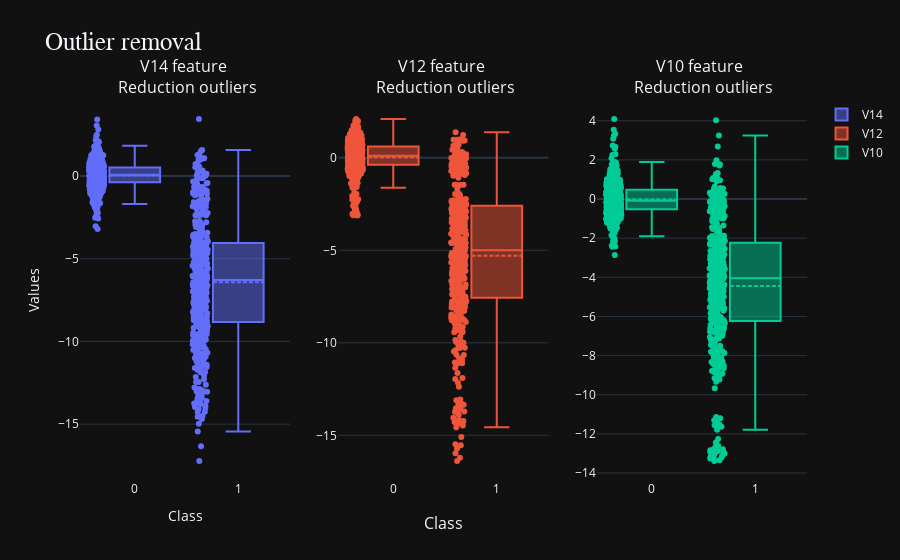

Write notebook code for a chart like this one.
### Code cell
# Making figure with three graphs in one line.
# https://plotly.github.io/
fig = subplots.make_subplots(1, 3, x_title='Class', column_titles=['V14 feature <br> Reduction outliers', 'V12 feature <br> Reduction outliers', 'V10 feature <br> Reduction outliers'])

# Adding graphs
fig.add_trace(dict(x=np.array(new_df["Class"]), 
                   y=np.array(new_df["V14"]),
                   boxmean=True,
                   boxpoints="all",
                   type='box',
                  name="V14"), 
              row=1, col=1)

fig.add_trace(dict(x=np.array(new_df["Class"]), 
                   y=np.array(new_df["V12"]),
                   type='box',
                   boxmean=True,
                   boxpoints="all",
                  name="V12"),
              row=1, col=2)

fig.add_trace(dict(x=np.array(new_df["Class"]), 
                   y=np.array(new_df["V10"]),
                    type='box',
                   boxmean=True,
                   boxpoints="all",
                  name="V10"),
              row=1, col=3)
fig.update_layout(
    template="plotly_dark",
    title= {'text': 'Outlier removal',
           'font': {'family': "Droid Serif",
                   'size': 25},
            'xanchor': 'left',
           'pad': {'t': 100,
                  'b': 50}
           },
    xaxis={'title': {'text': 'Class'},
          'position': 1,
          'visible': True},
    yaxis={'title': {'text': 'Values'}},
    )


fig.show()

### Figure 1 — Plotly figure (JSON) as saved in the notebook; plotly's stock layout.template omitted (floating-point values rounded to 4 significant figures; data arrays with more than 128 entries replaced by an {"elided": "..."} marker saying what was removed)
{"data": [{"boxmean": true, "boxpoints": "all", "name": "V14", "type": "box", "x": {"elided": "902 int values"}, "xaxis": "x", "y": {"elided": "902 float values"}, "yaxis": "y"}, {"boxmean": true, "boxpoints": "all", "name": "V12", "type": "box", "x": {"elided": "902 int values"}, "xaxis": "x2", "y": {"elided": "902 float values"}, "yaxis": "y2"}, {"boxmean": true, "boxpoints": "all", "name": "V10", "type": "box", "x": {"elided": "902 int values"}, "xaxis": "x3", "y": {"elided": "902 float values"}, "yaxis": "y3"}], "layout": {"annotations": [{"font": {"size": 16}, "showarrow": false, "text": "V14 feature <br> Reduction outliers", "x": 0.1444, "xanchor": "center", "xref": "paper", "y": 1, "yanchor": "bottom", "yref": "paper"}, {"font": {"size": 16}, "showarrow": false, "text": "V12 feature <br> Reduction outliers", "x": 0.5, "xanchor": "center", "xref": "paper", "y": 1, "yanchor": "bottom", "yref": "paper"}, {"font": {"size": 16}, "showarrow": false, "text": "V10 feature <br> Reduction outliers", "x": 0.8556, "xanchor": "center", "xref": "paper", "y": 1, "yanchor": "bottom", "yref": "paper"}, {"font": {"size": 16}, "showarrow": false, "text": "Class", "x": 0.5, "xanchor": "center", "xref": "paper", "y": 0, "yanchor": "top", "yref": "paper", "yshift": -30}], "autosize": true, "title": {"font": {"family": "Droid Serif", "size": 25}, "pad": {"b": 50, "t": 100}, "text": "Outlier removal", "xanchor": "left"}, "xaxis": {"anchor": "y", "autorange": true, "domain": [0, 0.2889], "position": 1, "range": [-0.5528, 1.5], "title": {"text": "Class"}, "type": "linear", "visible": true}, "xaxis2": {"anchor": "y2", "autorange": true, "domain": [0.3556, 0.6444], "range": [-0.5528, 1.5], "type": "linear"}, "xaxis3": {"anchor": "y3", "autorange": true, "domain": [0.7111, 1], "range": [-0.5528, 1.5], "type": "linear"}, "yaxis": {"anchor": "x", "autorange": true, "domain": [0, 1], "range": [-18.38, 4.591], "title": {"text": "Values"}, "type": "linear"}, "yaxis2": {"anchor": "x2", "autorange": true, "domain": [0, 1], "range": [-17.41, 3.124], "type": "linear"}, "yaxis3": {"anchor": "x3", "autorange": true, "domain": [0, 1], "range": [-14.36, 5.061], "type": "linear"}}}
